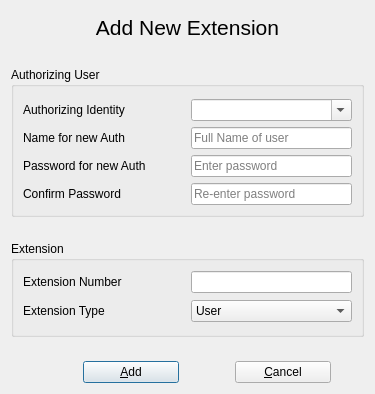
<?xml version="1.0" encoding="UTF-8"?>
<ui version="4.0">
 <author>David Sugar</author>
 <comment>** Copyright (C) 2017-2018 Tycho Softworks.
**
** This program is free software: you can redistribute it and/or modify
** it under the terms of the GNU General Public License as published
** by the Free Software Foundation, either version 3 of the License, or
** (at your option) any later version.
**
** This program is distributed in the hope that it will be useful,
** but WITHOUT ANY WARRANTY; without even the implied warranty of
** MERCHANTABILITY or FITNESS FOR A PARTICULAR PURPOSE.  See the
** GNU General Public License for more details.
**
** You should have received a copy of the GNU General Public License
** along with this program.  If not, see &lt;http://www.gnu.org/licenses/&gt;.</comment>
 <class>AddUser</class>
 <widget class="QDialog" name="AddUser">
  <property name="windowModality">
   <enum>Qt::WindowModal</enum>
  </property>
  <property name="geometry">
   <rect>
    <x>0</x>
    <y>0</y>
    <width>375</width>
    <height>394</height>
   </rect>
  </property>
  <property name="windowTitle">
   <string notr="true">Dialog</string>
  </property>
  <property name="modal">
   <bool>true</bool>
  </property>
  <layout class="QGridLayout" name="gridLayout">
   <item row="0" column="0">
    <layout class="QVBoxLayout" name="verticalLayout">
     <property name="spacing">
      <number>24</number>
     </property>
     <item>
      <widget class="QLabel" name="label_2">
       <property name="minimumSize">
        <size>
         <width>0</width>
         <height>32</height>
        </size>
       </property>
       <property name="font">
        <font>
         <pointsize>16</pointsize>
        </font>
       </property>
       <property name="styleSheet">
        <string notr="true"/>
       </property>
       <property name="text">
        <string>Add New Extension</string>
       </property>
       <property name="alignment">
        <set>Qt::AlignCenter</set>
       </property>
      </widget>
     </item>
     <item>
      <widget class="QGroupBox" name="groupBox">
       <property name="sizePolicy">
        <sizepolicy hsizetype="Preferred" vsizetype="Expanding">
         <horstretch>0</horstretch>
         <verstretch>0</verstretch>
        </sizepolicy>
       </property>
       <property name="title">
        <string>Authorizing User</string>
       </property>
       <property name="flat">
        <bool>true</bool>
       </property>
       <layout class="QGridLayout" name="gridLayout_2">
        <property name="topMargin">
         <number>12</number>
        </property>
        <item row="1" column="0">
         <widget class="QLabel" name="label_3">
          <property name="text">
           <string>Name for new Auth</string>
          </property>
         </widget>
        </item>
        <item row="0" column="0">
         <widget class="QLabel" name="label">
          <property name="text">
           <string>Authorizing Identity</string>
          </property>
         </widget>
        </item>
        <item row="1" column="1">
         <widget class="QLineEdit" name="fullName">
          <property name="sizePolicy">
           <sizepolicy hsizetype="Preferred" vsizetype="Fixed">
            <horstretch>0</horstretch>
            <verstretch>0</verstretch>
           </sizepolicy>
          </property>
          <property name="toolTip">
           <string>&lt;html&gt;&lt;head/&gt;&lt;body&gt;&lt;p&gt;Enter the name for a new authorization&lt;/p&gt;&lt;/body&gt;&lt;/html&gt;</string>
          </property>
          <property name="placeholderText">
           <string>Full Name of user</string>
          </property>
         </widget>
        </item>
        <item row="2" column="1">
         <widget class="QLineEdit" name="secret">
          <property name="sizePolicy">
           <sizepolicy hsizetype="Preferred" vsizetype="Fixed">
            <horstretch>0</horstretch>
            <verstretch>0</verstretch>
           </sizepolicy>
          </property>
          <property name="toolTip">
           <string>Enter secret if new authorization</string>
          </property>
          <property name="echoMode">
           <enum>QLineEdit::Password</enum>
          </property>
          <property name="placeholderText">
           <string>Enter password</string>
          </property>
         </widget>
        </item>
        <item row="0" column="1">
         <widget class="QComboBox" name="authorization">
          <property name="toolTip">
           <string>&lt;html&gt;&lt;head/&gt;&lt;body&gt;&lt;p&gt;You can add an extension to an existing authorized user&lt;/p&gt;&lt;p&gt;or enter a new authorization to be created.&lt;/p&gt;&lt;/body&gt;&lt;/html&gt;</string>
          </property>
          <property name="editable">
           <bool>true</bool>
          </property>
         </widget>
        </item>
        <item row="2" column="0">
         <widget class="QLabel" name="label_6">
          <property name="text">
           <string>Password for new Auth</string>
          </property>
         </widget>
        </item>
        <item row="3" column="0">
         <widget class="QLabel" name="label_7">
          <property name="text">
           <string>Confirm Password</string>
          </property>
         </widget>
        </item>
        <item row="3" column="1">
         <widget class="QLineEdit" name="confirm">
          <property name="sizePolicy">
           <sizepolicy hsizetype="Preferred" vsizetype="Fixed">
            <horstretch>0</horstretch>
            <verstretch>0</verstretch>
           </sizepolicy>
          </property>
          <property name="echoMode">
           <enum>QLineEdit::Password</enum>
          </property>
          <property name="placeholderText">
           <string>Re-enter password</string>
          </property>
         </widget>
        </item>
       </layout>
      </widget>
     </item>
     <item>
      <widget class="QGroupBox" name="groupBox_2">
       <property name="sizePolicy">
        <sizepolicy hsizetype="Preferred" vsizetype="Expanding">
         <horstretch>0</horstretch>
         <verstretch>0</verstretch>
        </sizepolicy>
       </property>
       <property name="title">
        <string>Extension</string>
       </property>
       <property name="flat">
        <bool>true</bool>
       </property>
       <layout class="QGridLayout" name="gridLayout_3">
        <item row="0" column="0">
         <widget class="QLabel" name="label_4">
          <property name="text">
           <string>Extension Number</string>
          </property>
         </widget>
        </item>
        <item row="0" column="1">
         <widget class="QLineEdit" name="extension">
          <property name="sizePolicy">
           <sizepolicy hsizetype="Preferred" vsizetype="Fixed">
            <horstretch>0</horstretch>
            <verstretch>0</verstretch>
           </sizepolicy>
          </property>
         </widget>
        </item>
        <item row="1" column="0">
         <widget class="QLabel" name="label_5">
          <property name="text">
           <string>Extension Type</string>
          </property>
         </widget>
        </item>
        <item row="1" column="1">
         <widget class="QComboBox" name="type">
          <item>
           <property name="text">
            <string>User</string>
           </property>
          </item>
          <item>
           <property name="text">
            <string>Device</string>
           </property>
          </item>
         </widget>
        </item>
       </layout>
      </widget>
     </item>
     <item>
      <layout class="QHBoxLayout" name="horizontalLayout_2">
       <item>
        <spacer name="horizontalSpacer_2">
         <property name="orientation">
          <enum>Qt::Horizontal</enum>
         </property>
         <property name="sizeType">
          <enum>QSizePolicy::Preferred</enum>
         </property>
         <property name="sizeHint" stdset="0">
          <size>
           <width>40</width>
           <height>0</height>
          </size>
         </property>
        </spacer>
       </item>
       <item>
        <widget class="QPushButton" name="addButton">
         <property name="minimumSize">
          <size>
           <width>96</width>
           <height>0</height>
          </size>
         </property>
         <property name="maximumSize">
          <size>
           <width>96</width>
           <height>16777215</height>
          </size>
         </property>
         <property name="text">
          <string>&amp;Add</string>
         </property>
         <property name="shortcut">
          <string>Meta+A</string>
         </property>
        </widget>
       </item>
       <item>
        <widget class="QPushButton" name="cancelButton">
         <property name="sizePolicy">
          <sizepolicy hsizetype="Preferred" vsizetype="Fixed">
           <horstretch>0</horstretch>
           <verstretch>0</verstretch>
          </sizepolicy>
         </property>
         <property name="minimumSize">
          <size>
           <width>96</width>
           <height>0</height>
          </size>
         </property>
         <property name="maximumSize">
          <size>
           <width>96</width>
           <height>16777215</height>
          </size>
         </property>
         <property name="text">
          <string>&amp;Cancel</string>
         </property>
         <property name="icon">
          <iconset theme="dialog-close">
           <normaloff>.</normaloff>.</iconset>
         </property>
         <property name="shortcut">
          <string>Meta+C</string>
         </property>
         <property name="default">
          <bool>false</bool>
         </property>
        </widget>
       </item>
      </layout>
     </item>
    </layout>
   </item>
  </layout>
 </widget>
 <tabstops>
  <tabstop>authorization</tabstop>
  <tabstop>fullName</tabstop>
  <tabstop>secret</tabstop>
  <tabstop>confirm</tabstop>
  <tabstop>extension</tabstop>
  <tabstop>type</tabstop>
  <tabstop>addButton</tabstop>
  <tabstop>cancelButton</tabstop>
 </tabstops>
 <resources/>
 <connections/>
</ui>
